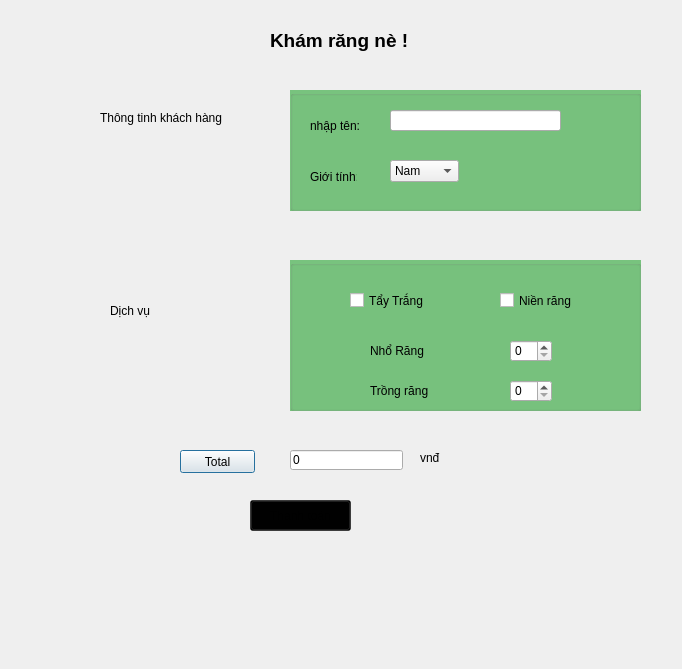
<?xml version="1.0" encoding="UTF-8"?>
<ui version="4.0">
 <class>Dialog</class>
 <widget class="QDialog" name="Dialog">
  <property name="geometry">
   <rect>
    <x>0</x>
    <y>0</y>
    <width>682</width>
    <height>669</height>
   </rect>
  </property>
  <property name="windowTitle">
   <string>Dialog</string>
  </property>
  <property name="styleSheet">
   <string notr="true">#groupBox{
	background-color:rgba(1,150,12,0.5);
}
#groupBox_2{
	background-color:rgba(1,150,12,0.5);
}</string>
  </property>
  <widget class="QLabel" name="label">
   <property name="geometry">
    <rect>
     <x>270</x>
     <y>10</y>
     <width>151</width>
     <height>61</height>
    </rect>
   </property>
   <property name="font">
    <font>
     <pointsize>14</pointsize>
     <weight>75</weight>
     <bold>true</bold>
    </font>
   </property>
   <property name="text">
    <string>Khám răng nè !</string>
   </property>
  </widget>
  <widget class="QLabel" name="label_2">
   <property name="geometry">
    <rect>
     <x>100</x>
     <y>110</y>
     <width>181</width>
     <height>16</height>
    </rect>
   </property>
   <property name="text">
    <string>Thông tinh khách hàng</string>
   </property>
  </widget>
  <widget class="QLabel" name="label_3">
   <property name="geometry">
    <rect>
     <x>110</x>
     <y>300</y>
     <width>151</width>
     <height>21</height>
    </rect>
   </property>
   <property name="text">
    <string>Dịch vụ</string>
   </property>
  </widget>
  <widget class="QGroupBox" name="groupBox">
   <property name="geometry">
    <rect>
     <x>290</x>
     <y>90</y>
     <width>351</width>
     <height>121</height>
    </rect>
   </property>
   <property name="focusPolicy">
    <enum>Qt::ClickFocus</enum>
   </property>
   <property name="styleSheet">
    <string notr="true"/>
   </property>
   <property name="title">
    <string/>
   </property>
   <widget class="QLabel" name="label_4">
    <property name="geometry">
     <rect>
      <x>20</x>
      <y>25</y>
      <width>61</width>
      <height>21</height>
     </rect>
    </property>
    <property name="text">
     <string>nhập tên:</string>
    </property>
   </widget>
   <widget class="QLineEdit" name="lineEdit">
    <property name="geometry">
     <rect>
      <x>100</x>
      <y>20</y>
      <width>171</width>
      <height>21</height>
     </rect>
    </property>
   </widget>
   <widget class="QLabel" name="label_5">
    <property name="geometry">
     <rect>
      <x>20</x>
      <y>80</y>
      <width>47</width>
      <height>13</height>
     </rect>
    </property>
    <property name="text">
     <string>Giới tính:</string>
    </property>
   </widget>
   <widget class="QComboBox" name="comboBox">
    <property name="geometry">
     <rect>
      <x>100</x>
      <y>70</y>
      <width>69</width>
      <height>22</height>
     </rect>
    </property>
    <item>
     <property name="text">
      <string>Nam</string>
     </property>
    </item>
    <item>
     <property name="text">
      <string>Nữ</string>
     </property>
    </item>
   </widget>
  </widget>
  <widget class="QGroupBox" name="groupBox_2">
   <property name="geometry">
    <rect>
     <x>290</x>
     <y>260</y>
     <width>351</width>
     <height>151</height>
    </rect>
   </property>
   <property name="styleSheet">
    <string notr="true"/>
   </property>
   <property name="title">
    <string/>
   </property>
   <widget class="QCheckBox" name="checkBox">
    <property name="geometry">
     <rect>
      <x>60</x>
      <y>30</y>
      <width>111</width>
      <height>21</height>
     </rect>
    </property>
    <property name="text">
     <string>Tẩy Trắng</string>
    </property>
   </widget>
   <widget class="QCheckBox" name="checkBox_2">
    <property name="geometry">
     <rect>
      <x>210</x>
      <y>30</y>
      <width>111</width>
      <height>21</height>
     </rect>
    </property>
    <property name="text">
     <string>Niền răng</string>
    </property>
   </widget>
   <widget class="QSpinBox" name="spinBox">
    <property name="geometry">
     <rect>
      <x>220</x>
      <y>80</y>
      <width>42</width>
      <height>22</height>
     </rect>
    </property>
   </widget>
   <widget class="QSpinBox" name="spinBox_2">
    <property name="geometry">
     <rect>
      <x>220</x>
      <y>120</y>
      <width>42</width>
      <height>22</height>
     </rect>
    </property>
   </widget>
   <widget class="QLabel" name="label_6">
    <property name="geometry">
     <rect>
      <x>80</x>
      <y>80</y>
      <width>61</width>
      <height>21</height>
     </rect>
    </property>
    <property name="text">
     <string>Nhổ Răng</string>
    </property>
   </widget>
   <widget class="QLabel" name="label_7">
    <property name="geometry">
     <rect>
      <x>80</x>
      <y>120</y>
      <width>61</width>
      <height>21</height>
     </rect>
    </property>
    <property name="text">
     <string>Trồng răng</string>
    </property>
   </widget>
  </widget>
  <widget class="QPushButton" name="pushButton">
   <property name="geometry">
    <rect>
     <x>180</x>
     <y>450</y>
     <width>75</width>
     <height>23</height>
    </rect>
   </property>
   <property name="text">
    <string>Total</string>
   </property>
  </widget>
  <widget class="QLabel" name="label_8">
   <property name="geometry">
    <rect>
     <x>420</x>
     <y>450</y>
     <width>61</width>
     <height>16</height>
    </rect>
   </property>
   <property name="text">
    <string>vnđ</string>
   </property>
  </widget>
  <widget class="QLineEdit" name="lineEdit_2">
   <property name="geometry">
    <rect>
     <x>290</x>
     <y>450</y>
     <width>113</width>
     <height>20</height>
    </rect>
   </property>
   <property name="text">
    <string>0</string>
   </property>
  </widget>
  <widget class="QPushButton" name="pushButton_2">
   <property name="geometry">
    <rect>
     <x>250</x>
     <y>500</y>
     <width>101</width>
     <height>31</height>
    </rect>
   </property>
   <property name="styleSheet">
    <string notr="true">background: rgba(1,1,1,0.5);</string>
   </property>
   <property name="text">
    <string>Thanh toán</string>
   </property>
  </widget>
 </widget>
 <resources/>
 <connections/>
</ui>
